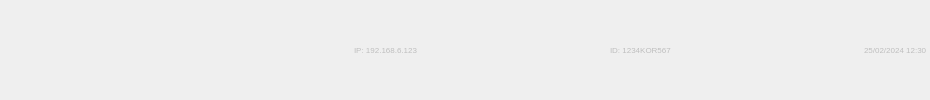
     <widget class="QWidget" name="ipdate_widget" native="true">
      <layout class="QHBoxLayout" name="horizontalLayout_6">
       <property name="spacing">
        <number>3</number>
       </property>
       <property name="leftMargin">
        <number>0</number>
       </property>
       <property name="topMargin">
        <number>0</number>
       </property>
       <property name="rightMargin">
        <number>2</number>
       </property>
       <property name="bottomMargin">
        <number>0</number>
       </property>
       <item>
        <spacer name="horizontalSpacer_2">
         <property name="orientation">
          <enum>Qt::Horizontal</enum>
         </property>
         <property name="sizeHint" stdset="0">
          <size>
           <width>354</width>
           <height>10</height>
          </size>
         </property>
        </spacer>
       </item>
       <item>
        <widget class="QLabel" name="label_IP">
         <property name="enabled">
          <bool>false</bool>
         </property>
         <property name="font">
          <font>
           <pointsize>6</pointsize>
          </font>
         </property>
         <property name="text">
          <string>IP: 192.168.6.123</string>
         </property>
        </widget>
       </item>
       <item>
        <spacer name="horizontalSpacer_3">
         <property name="orientation">
          <enum>Qt::Horizontal</enum>
         </property>
         <property name="sizeHint" stdset="0">
          <size>
           <width>188</width>
           <height>10</height>
          </size>
         </property>
        </spacer>
       </item>
       <item>
        <widget class="QLabel" name="label_ID">
         <property name="enabled">
          <bool>false</bool>
         </property>
         <property name="font">
          <font>
           <pointsize>6</pointsize>
          </font>
         </property>
         <property name="text">
          <string>ID: 1234KOR567</string>
         </property>
        </widget>
       </item>
       <item>
        <spacer name="horizontalSpacer">
         <property name="orientation">
          <enum>Qt::Horizontal</enum>
         </property>
         <property name="sizeHint" stdset="0">
          <size>
           <width>187</width>
           <height>10</height>
          </size>
         </property>
        </spacer>
       </item>
       <item>
        <widget class="QDateTimeEdit" name="dateTimeEdit">
         <property name="enabled">
          <bool>false</bool>
         </property>
         <property name="font">
          <font>
           <pointsize>6</pointsize>
           <weight>50</weight>
           <italic>false</italic>
           <bold>false</bold>
           <underline>false</underline>
           <kerning>true</kerning>
          </font>
         </property>
         <property name="mouseTracking">
          <bool>false</bool>
         </property>
         <property name="tabletTracking">
          <bool>false</bool>
         </property>
         <property name="acceptDrops">
          <bool>false</bool>
         </property>
         <property name="toolTip">
          <string/>
         </property>
         <property name="whatsThis">
          <string/>
         </property>
         <property name="accessibleName">
          <string/>
         </property>
         <property name="accessibleDescription">
          <string/>
         </property>
         <property name="autoFillBackground">
          <bool>false</bool>
         </property>
         <property name="wrapping">
          <bool>false</bool>
         </property>
         <property name="frame">
          <bool>false</bool>
         </property>
         <property name="alignment">
          <set>Qt::AlignCenter</set>
         </property>
         <property name="readOnly">
          <bool>false</bool>
         </property>
         <property name="buttonSymbols">
          <enum>QAbstractSpinBox::NoButtons</enum>
         </property>
         <property name="specialValueText">
          <string/>
         </property>
         <property name="accelerated">
          <bool>false</bool>
         </property>
         <property name="keyboardTracking">
          <bool>true</bool>
         </property>
         <property name="showGroupSeparator" stdset="0">
          <bool>false</bool>
         </property>
         <property name="dateTime">
          <datetime>
           <hour>12</hour>
           <minute>30</minute>
           <second>45</second>
           <year>2024</year>
           <month>2</month>
           <day>25</day>
          </datetime>
         </property>
         <property name="time">
          <time>
           <hour>12</hour>
           <minute>30</minute>
           <second>45</second>
          </time>
         </property>
         <property name="displayFormat">
          <string>dd/MM/yyyy H:mm</string>
         </property>
         <property name="calendarPopup">
          <bool>false</bool>
         </property>
         <property name="currentSectionIndex">
          <number>0</number>
         </property>
         <property name="timeSpec">
          <enum>Qt::UTC</enum>
         </property>
        </widget>
       </item>
      </layout>
     </widget>
